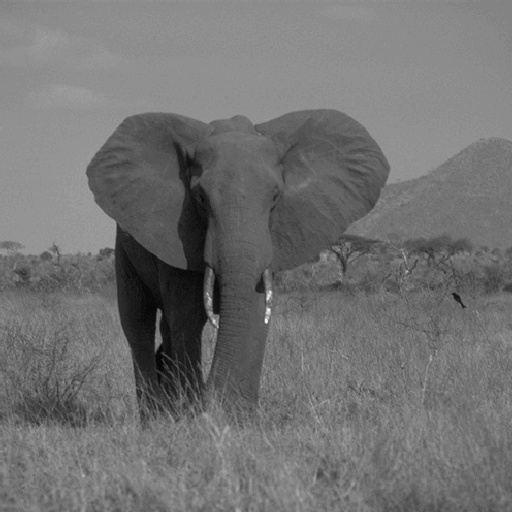
%> input picture Gabor Conv/elephant.png, 512 x 512 px
$ octave main.m   (GNU Octave 9; MATLAB toolbox functions it lacks are replaced by stand-ins)
%> lines starting %> are read from the running program, lines starting %| are printed output that depends on the picture
### Gabor Conv/gabor2.m
function gb=gabor2(sigma,freq,orient,aspect,phase)
%function gb=gabor2(sigma,freq,orient,aspect,phase)
%
% This function produces a numerical approximation to 2D Gabor function.
% Parameters:
% sigma  = standard deviation of Gaussian envelope, this in-turn controls the
%          size of the result (pixels)
% freq   = the frequency of the sin wave (1/pixels)
% orient = orientation of the Gabor from the vertical (degrees)
% aspect = aspect ratio of Gaussian envelope (1 = circular symmetric envelope,
%          lower values produce longer functions)
% phase  = the phase of the sin wave (degrees)

sz=fix(7*sigma./max(0.2,aspect));
if mod(sz,2)==0, sz=sz+1; end

[x y]=meshgrid(-fix(sz/2):fix(sz/2),fix(-sz/2):fix(sz/2));

% Rotation
orient=orient*pi/180;
xDash=x*cos(orient)+y*sin(orient);
yDash=-x*sin(orient)+y*cos(orient);

phase=phase*pi/180;

gb=exp(-.5*((xDash.^2/sigma^2)+(aspect^2*yDash.^2/sigma^2))).*(cos(2*pi*xDash*freq+phase));

%ensure gabor sums to zero (so it is a valid differencing mask)
gbplus=max(0,gb);
gbneg=max(0,-gb);
gb(gb>0)=gb(gb>0)./sum(sum(gbplus));
gb(gb<0)=gb(gb<0)./sum(sum(gbneg));

### Gabor Conv/main.m
clc
clear
Ib=imread('elephant.png');
%> Ib is the input picture: size 512x512 uint8; min 6, max 249, mean 113.7
Ibd = im2double(Ib);
%% Q1
g1 = gabor2(3,0.1,90,0.75,90);
Q1 = conv2(Ibd, g1, 'valid');
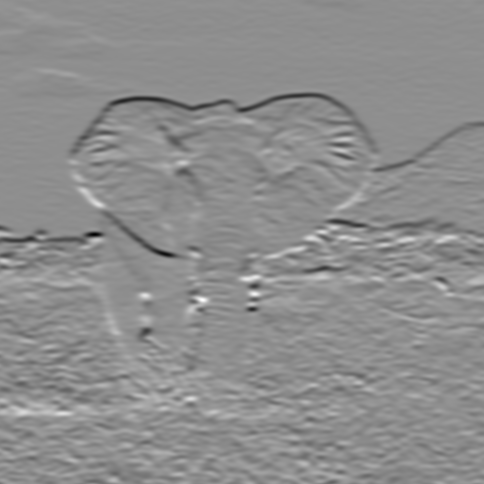
%> Q1: size 484x484 double; min -0.204, max 0.161, mean -0.000589; drawn with min black and max white
q11 = Q1(99, 281);
%> q11 = -0.112
q12 = Q1(221, 54);
%> q12 = 0.000338
%% Q2
g2 = gabor2(3,0.1,90,0.75,90);
g3 = gabor2(3,0.1,90,0.75,0);
Q21 = conv2(Ibd, g2, 'valid');
Q22 = conv2(Ibd, g3, 'valid');
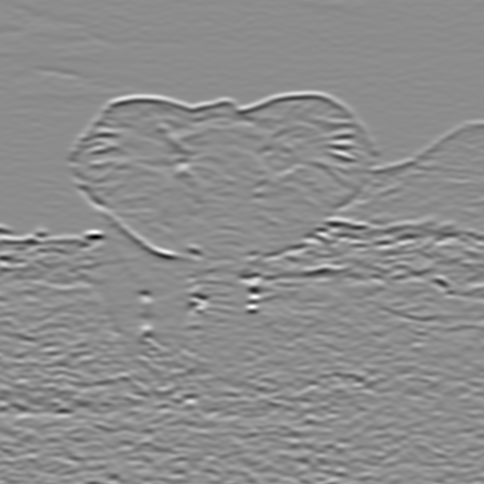
%> Q22: size 484x484 double; min -0.133, max 0.108, mean 3.45e-05; drawn with min black and max white
Q2 = sqrt(Q21.^2 + Q22.^2);
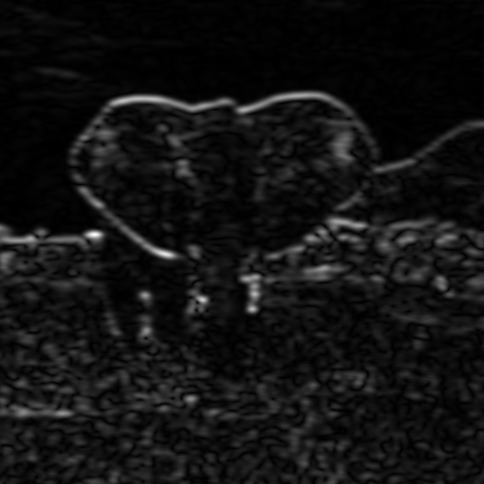
%> Q2: size 484x484 double; min 7.56e-06, max 0.204, mean 0.015; drawn with min black and max white
q21 = Q2(253, 165);
%> q21 = 0.16
q22 = Q2(169, 37);
%> q22 = 0.00185
%% Q3
Q3 = 0;
for orientation = 0:15:179
    g4 = gabor2(3,0.1,orientation,0.75,90);
    g5 = gabor2(3,0.1,orientation,0.75,0);
    Q31 = conv2(Ibd, g4, 'valid');
    Q32 = conv2(Ibd, g5, 'valid');
    Q = sqrt((Q31.^2) + (Q32.^2));
    Q3 = max(Q, Q3);
end
%> this loop made 12 passes
%> pass 1, `Q31 = conv2(Ibd, g4, 'valid');`:
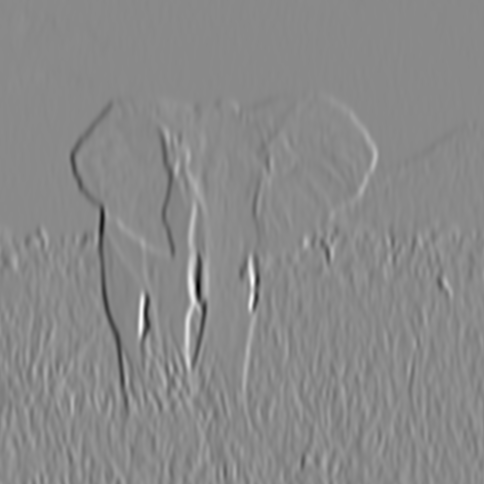
%> Q31: size 484x484 double; min -0.417, max 0.355, mean -0.000173; drawn with min black and max white
%> pass 1, `Q32 = conv2(Ibd, g5, 'valid');`:
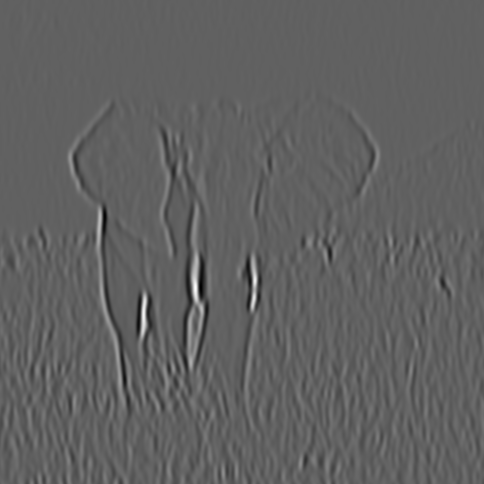
%> Q32: size 484x484 double; min -0.216, max 0.35, mean -1.74e-05; drawn with min black and max white
%> pass 1, `Q = sqrt((Q31.^2) + (Q32.^2));`:
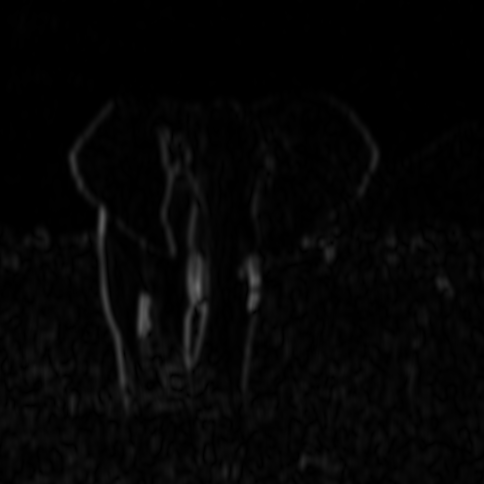
%> Q: size 484x484 double; min 4.41e-06, max 0.421, mean 0.0212
q31 = Q3(472, 315);
%> q31 = 0.036
q32 = Q3(284, 252);
%> q32 = 0.289
